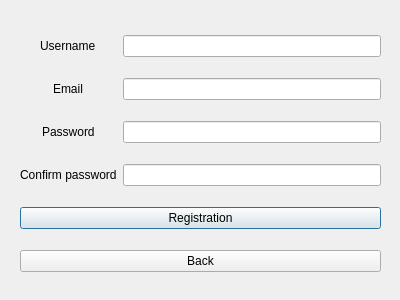
<?xml version="1.0" encoding="UTF-8"?>
<ui version="4.0">
 <class>reg_window</class>
 <widget class="QDialog" name="reg_window">
  <property name="geometry">
   <rect>
    <x>0</x>
    <y>0</y>
    <width>400</width>
    <height>300</height>
   </rect>
  </property>
  <property name="windowTitle">
   <string>Dialog</string>
  </property>
  <widget class="QWidget" name="gridLayoutWidget">
   <property name="geometry">
    <rect>
     <x>20</x>
     <y>20</y>
     <width>361</width>
     <height>271</height>
    </rect>
   </property>
   <layout class="QGridLayout" name="gridLayout">
    <item row="1" column="1">
     <widget class="QLineEdit" name="Email_lineEdit"/>
    </item>
    <item row="6" column="0">
     <widget class="QLabel" name="label_4">
      <property name="text">
       <string>Confirm password</string>
      </property>
     </widget>
    </item>
    <item row="2" column="0" alignment="Qt::AlignmentFlag::AlignHCenter">
     <widget class="QLabel" name="label_3">
      <property name="text">
       <string>Password</string>
      </property>
     </widget>
    </item>
    <item row="8" column="0" colspan="2">
     <widget class="QPushButton" name="Register_pushButton">
      <property name="text">
       <string>Registration</string>
      </property>
     </widget>
    </item>
    <item row="6" column="1">
     <widget class="QLineEdit" name="Confirm_lineEdit"/>
    </item>
    <item row="0" column="0" alignment="Qt::AlignmentFlag::AlignHCenter">
     <widget class="QLabel" name="label_2">
      <property name="text">
       <string>Username</string>
      </property>
     </widget>
    </item>
    <item row="1" column="0" alignment="Qt::AlignmentFlag::AlignHCenter">
     <widget class="QLabel" name="label">
      <property name="text">
       <string>Email</string>
      </property>
     </widget>
    </item>
    <item row="2" column="1">
     <widget class="QLineEdit" name="Paswword_lineEdit"/>
    </item>
    <item row="0" column="1">
     <widget class="QLineEdit" name="Name_lineEdit"/>
    </item>
    <item row="9" column="0" colspan="2">
     <widget class="QPushButton" name="Back_pushButton">
      <property name="text">
       <string>Back</string>
      </property>
     </widget>
    </item>
   </layout>
  </widget>
 </widget>
 <tabstops>
  <tabstop>Name_lineEdit</tabstop>
  <tabstop>Email_lineEdit</tabstop>
  <tabstop>Paswword_lineEdit</tabstop>
  <tabstop>Confirm_lineEdit</tabstop>
  <tabstop>Register_pushButton</tabstop>
  <tabstop>Back_pushButton</tabstop>
 </tabstops>
 <resources/>
 <connections/>
</ui>
